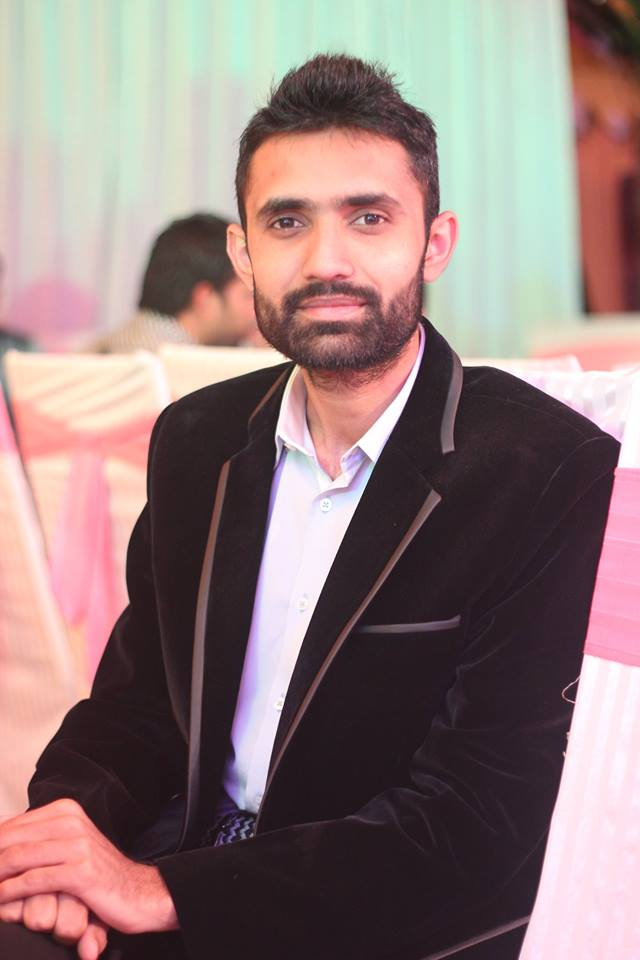
#> input picture basic exercices/data/test-data/test1.jpg, 640 x 960 px, found by its file name
$ jupyter execute --allow-errors 'face recognition.ipynb'
#> lines starting #> are read from the running program, lines starting #| are printed output that depends on the picture
# face recognition
###https://www.superdatascience.com/blogs/opencv-face-recognition

<b>How can a computer recognize a face?</b>
<p>
Take a real life example: When you meet someone for the first time, you don’t know who that person is at once, right? While he's talking to you or shaking your hand, you’re looking at his face: eyes, nose, mouth, skin tone… This process is your mind gathering data and training for face recognition. The person says that his name is krill</p>

<b> next time you see </b><p>Face Detection: Look at the picture and find a face in it.</p>
<p>Data Gathering: Extract unique characteristics of Kirill’s face that it can use to differentiate him from another person, like eyes, mouth, nose, etc.</p>
<p>Data Comparison: Despite variations in light or expression, it will compare those unique features to all the features of all the people you know.</p>
<p>Face Recognition: It will determine “Hey, that’s my boy Kirill!”</p>

[cell 1]
#OpenCV module
import cv2
#os module for reading training data directories and paths
import os
#numpy to convert python lists to numpy arrays as it is needed by OpenCV face recognizers
import numpy as np
from cv2 import face

[cell 2]
#there is no label 0 in our training data so subject name for index/label 0 is empty
subjects = ["", "Ramiz Raja", "Elvis Presley"]

[cell 3]
#function to detect face using OpenCV
def detect_face(img):
    #convert the test image to gray image as opencv face detector expects gray images
    gray = cv2.cvtColor(img, cv2.COLOR_BGR2GRAY)

    #load OpenCV face detector, I am using LBP which is fast
    #there is also a more accurate but slow Haar classifier
    face_cascade = cv2.CascadeClassifier('opencv-files/lbpcascade_frontalface.xml')

    #let's detect multiscale (some images may be closer to camera than others) images
    #result is a list of faces
    faces = face_cascade.detectMultiScale(gray, scaleFactor=1.2, minNeighbors=5);

    #if no faces are detected then return original img
    if (len(faces) == 0):
        return None, None

    #under the assumption that there will be only one face,
    #extract the face area
    (x, y, w, h) = faces[0]

    #return only the face part of the image
    return gray[y:y+w, x:x+h], faces[0]

[cell 4]
def prepare_training_data(data_folder_path):

    #------STEP-1--------
    #get the directories (one directory for each subject) in data folder
    dirs = os.listdir(data_folder_path)

    #list to hold all subject faces
    faces = []
    #list to hold labels for all subjects
    labels = []

    #let's go through each directory and read images within it
    for dir_name in dirs:

        #our subject directories start with letter 's' so
        #ignore any non-relevant directories if any
        if not dir_name.startswith("s"):
            continue;

        #------STEP-2--------
        #extract label number of subject from dir_name
        #format of dir name = slabel
        #, so removing letter 's' from dir_name will give us label
        label = int(dir_name.replace("s", ""))

        #build path of directory containin images for current subject subject
        #sample subject_dir_path = "training-data/s1"
        subject_dir_path = data_folder_path + "/" + dir_name

        #get the images names that are inside the given subject directory
        subject_images_names = os.listdir(subject_dir_path)

        #------STEP-3--------
        #go through each image name, read image,
        #detect face and add face to list of faces
        for image_name in subject_images_names:

            #ignore system files like .DS_Store
            if image_name.startswith("."):
                continue;

            #build image path
            #sample image path = training-data/s1/1.pgm
            image_path = subject_dir_path + "/" + image_name

            #read image
            image = cv2.imread(image_path)

            #display an image window to show the image
            cv2.imshow("Training on image...", cv2.resize(image, (400, 500)))
            cv2.waitKey(100)

            #detect face
            face, rect = detect_face(image)

            #------STEP-4--------
            #for the purpose of this tutorial
            #we will ignore faces that are not detected
            if face is not None:
                #add face to list of faces
                faces.append(face)
                #add label for this face
                labels.append(label)

    cv2.destroyAllWindows()
    cv2.waitKey(1)
    cv2.destroyAllWindows()

    return faces, labels

[cell 5]
#let's first prepare our training data
#data will be in two lists of same size
#one list will contain all the faces
#and the other list will contain respective labels for each face
print("Preparing data...")
#> (the rest of this cell did not finish here and is left out)

[cell 6]
#create our LBPH face recognizer
face_recognizer = cv2.face.LBPHFaceRecognizer_create()

#or use EigenFaceRecognizer by replacing above line with
#face_recognizer = cv2.face.createEigenFaceRecognizer()

#or use FisherFaceRecognizer by replacing above line with
#face_recognizer = cv2.face.createFisherFaceRecognizer()

#> (a cell that did not finish here is left out)

[cell 8]
#function to draw rectangle on image
#according to given (x, y) coordinates and
#given width and heigh
def draw_rectangle(img, rect):
    (x, y, w, h) = rect
    cv2.rectangle(img, (x, y), (x+w, y+h), (0, 255, 0), 2)

#function to draw text on give image starting from
#passed (x, y) coordinates.
def draw_text(img, text, x, y):
    cv2.putText(img, text, (x, y), cv2.FONT_HERSHEY_PLAIN, 1.5, (0, 255, 0), 2)

[cell 9]
#this function recognizes the person in image passed
#and draws a rectangle around detected face with name of the
#subject
def predict(test_img):
    #make a copy of the image as we don't want to chang original image
    img = test_img.copy()
    #detect face from the image
    face, rect = detect_face(img)

    #predict the image using our face recognizer
    label, confidence = face_recognizer.predict(face)
    #get name of respective label returned by face recognizer
    label_text = subjects[label]

    #draw a rectangle around face detected
    draw_rectangle(img, rect)
    #draw name of predicted person
    draw_text(img, label_text, rect[0], rect[1]-5)

    return img

[cell 10]
print("Predicting images...")

#load test images
test_img1 = cv2.imread("test-data/test1.jpg")
#> test_img1 is the input picture: shape (960, 640, 3); mean B, G, R 123.4, 124.7, 146.5
test_img2 = cv2.imread("test-data/test2.jpg")
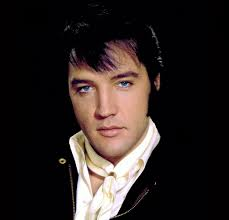
#> input picture basic exercices/data/test-data/test2.jpg, 229 x 220 px, found by its file name
#> test_img2 is the input picture: shape (220, 229, 3); mean B, G, R 34.7, 36.7, 44.8

print (type(test_img1))
#| <class 'numpy.ndarray'>

#> (a cell that did not finish here is left out)

#> in detect_face, `gray = cv2.cvtColor(img, cv2.COLOR_BGR2GRAY)`:
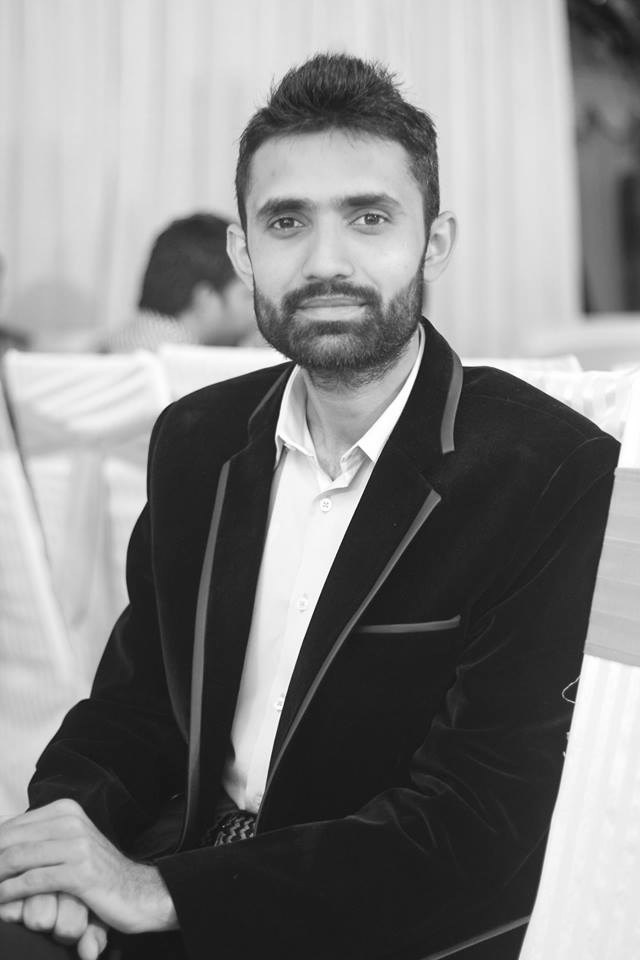
#> gray: shape (960, 640); min 9, max 255, mean 131.1
#> in detect_face, `faces = face_cascade.detectMultiScale(gray, scaleFactor=1.2, minNeighb..`: faces = [[214, 131, 228, 228]]
#> in detect_face, `(x, y, w, h) = faces[0]`: x = 214; y = 131; w = 228
#> in predict, `face, rect = detect_face(img)`:
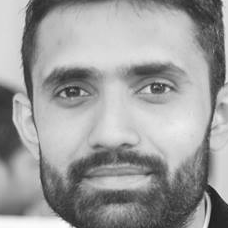
#> face: shape (228, 228); min 25, max 253, mean 156.5
#> in predict, `face, rect = detect_face(img)`: rect = [214, 131, 228, 228]
